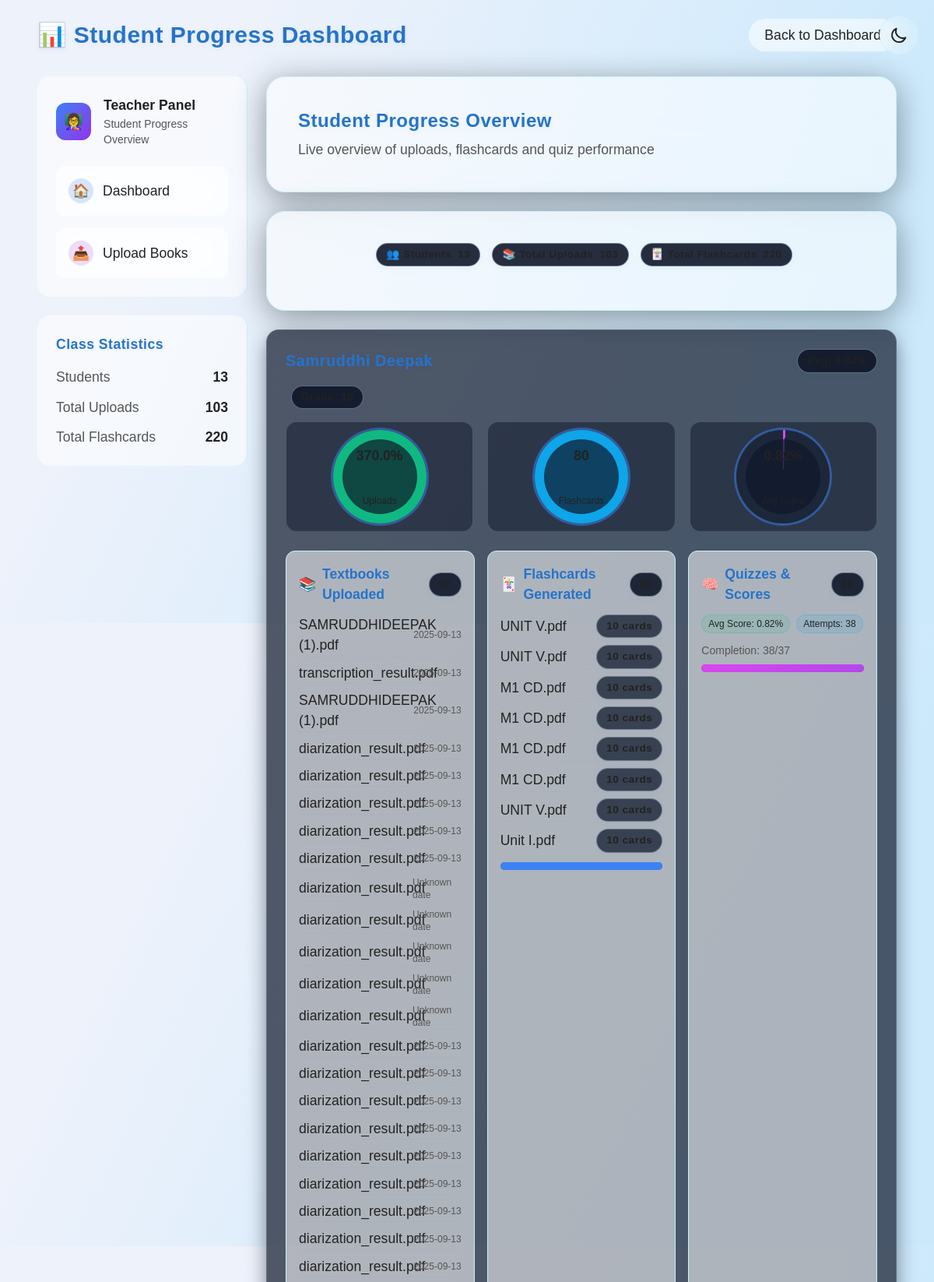
The page /student_progress (signed in, upper part) on the database its author committed.
### tables this page shows
CREATE TABLE uploads (
        id INTEGER PRIMARY KEY AUTOINCREMENT,
        student_id INTEGER,
        filename TEXT,
        uploaded_at TEXT,
        FOREIGN KEY(student_id) REFERENCES students(id)
    );

CREATE TABLE flashcards (
        id INTEGER PRIMARY KEY AUTOINCREMENT,
        student_id INTEGER,
        filename TEXT,
        num_flashcards INTEGER,
        created_at TEXT, data TEXT,
        FOREIGN KEY(student_id) REFERENCES students(id)
    );

### app.py (the view)
@app.route("/student_progress")
@login_required(role="teacher")
def student_progress():
    conn = get_db()
    cur = conn.cursor()
    filter_id = request.args.get("student_id")
    if filter_id:
        cur.execute("SELECT * FROM students WHERE id = ?", (filter_id,))
    else:
        cur.execute("SELECT * FROM students")
    students = cur.fetchall()
    progress_data = []
    for student in students:
        student_id = student["id"]
        cur.execute("SELECT * FROM uploads WHERE student_id = ?", (student_id,))
        uploads = cur.fetchall()
        total_uploads = len(uploads)
        cur.execute("SELECT * FROM flashcards WHERE student_id = ?", (student_id,))
        flashcards = cur.fetchall()
        total_flashcards = sum(f['num_flashcards'] for f in flashcards)
        cur.execute("SELECT * FROM quiz_attempts WHERE student_id = ?", (student_id,))
        quizzes = cur.fetchall()
        total_quizzes = len(quizzes)
        avg_score = round(sum(q['score'] for q in quizzes) / total_quizzes, 2) if total_quizzes else 0
        completion_rate = f"{total_quizzes}/{total_uploads}" if total_uploads else "0/0"
        num_audiobooks = len([u for u in uploads if u['filename'].endswith('.mp3')])
        progress_data.append({
            "student": student,
            "uploads": uploads,
            "total_uploads": total_uploads,
            "flashcards": flashcards,
            "total_flashcards": total_flashcards,
            "quizzes": quizzes,
            "total_quizzes": total_quizzes,
            "avg_score": avg_score,
            "completion_rate": completion_rate,
            "num_audiobooks": num_audiobooks
        })
    conn.close()
    return render_template("student_progress.html", progress_data=progress_data, filter_id=filter_id)

### templates/student_progress.html (shortened to what this page needs)
{% extends "base.html" %}
{% block body_class %}relative min-h-screen bg-[radial-gradient(ellipse_at_center,_var(--tw-gradient-stops))] from-gray-950 via-[#0a0d21] to-[#020410] text-white{% endblock %}
{% block content %}
    <div class="fixed-background">
    </div>
    <div class="max-w-6xl mx-auto p-4 md:p-6 relative z-10">
        <div class="flex justify-between items-center mb-8 fade-up">
            <h1 class="text-2xl md:text-3xl font-bold">📊 Student Progress Dashboard</h1>
            <a href="{{ url_for('teacher_dashboard') }}" class="bg-white/10 hover:bg-white/20 rounded-full px-5 py-2 transition-all">
                Back to Dashboard
            </a>
        </div>
        <div class="flex flex-col lg:flex-row gap-6">
            <div class="w-full lg:w-1/4 fade-up">
                <div class="bg-white/5 backdrop-blur-xl border-r border-white/10 rounded-2xl p-6 mb-6">
                    <div class="flex items-center gap-4 mb-6">
                        <div class="w-12 h-12 rounded-xl bg-gradient-to-br from-blue-500 to-purple-600 flex items-center justify-center">
                            <span class="text-xl">👩‍🏫</span>
                        </div>
                        <div>
                            <div class="font-bold">Teacher Panel</div>
                            <div class="text-gray-400 text-sm">Student Progress Overview</div>
                        </div>
                    </div>
                    <div class="space-y-4">
                        <a href="{{ url_for('teacher_dashboard') }}" class="block bg-white/10 backdrop-blur-xl rounded-xl p-4 hover:bg-white/20 transition-all duration-300 hover:scale-[1.02]">
                            <div class="flex items-center gap-3">
                                <div class="w-8 h-8 rounded-full bg-blue-500/20 flex items-center justify-center">
                                    <span>🏠</span>
                                </div>
                                <span>Dashboard</span>
                            </div>
                        </a>
                        <a href="{{ url_for('upload_books') }}" class="block bg-white/10 backdrop-blur-xl rounded-xl p-4 hover:bg-white/20 transition-all duration-300 hover:scale-[1.02]">
                            <div class="flex items-center gap-3">
                                <div class="w-8 h-8 rounded-full bg-purple-500/20 flex items-center justify-center">
                                    <span>📤</span>
                                </div>
                                <span>Upload Books</span>
                            </div>
                        </a>
                    </div>
                </div>
                <div class="bg-white/5 backdrop-blur-xl border-r border-white/10 rounded-2xl p-6">
                    <h3 class="font-bold mb-4">Class Statistics</h3>
                    <div class="space-y-3">
                        <div class="flex justify-between">
                            <span class="text-gray-300">Students</span>
                            <span class="font-bold">{{ progress_data|length }}</span>
                        </div>
                        <div class="flex justify-between">
                            <span class="text-gray-300">Total Uploads</span>
                            <span class="font-bold">{{ progress_data|sum(attribute='total_uploads') }}</span>
                        </div>
                        <div class="flex justify-between">
                            <span class="text-gray-300">Total Flashcards</span>
                            <span class="font-bold">{{ progress_data|sum(attribute='total_flashcards') }}</span>
                        </div>
                    </div>
                </div>
            </div>
            <div class="w-full lg:w-3/4">
                <div class="bg-white/10 backdrop-blur-2xl border border-white/10 shadow-[0_8px_40px_rgba(0,0,0,0.4)] rounded-3xl p-8 md:p-10 mb-6 fade-up-delay-1">
                    <h2 class="text-xl md:text-2xl font-bold mb-2">Student Progress Overview</h2>
                    <p class="text-gray-300">Live overview of uploads, flashcards and quiz performance</p>
                </div>
                <div class="bg-white/10 backdrop-blur-2xl border border-white/10 shadow-[0_8px_40px_rgba(0,0,0,0.4)] rounded-3xl p-8 md:p-10 mb-6 fade-up-delay-1">
                    <div class="flex flex-wrap gap-2 justify-center mb-4">
                        <div class="badge"><span>👥 Students</span><span class="ml-2 font-bold">{{ progress_data|length }}</span></div>
                        <div class="badge"><span>📚 Total Uploads</span><span class="ml-2 font-bold">{{ progress_data|sum(attribute='total_uploads') }}</span></div>
                        <div class="badge"><span>🃏 Total Flashcards</span><span class="ml-2 font-bold">{{ progress_data|sum(attribute='total_flashcards') }}</span></div>
                    </div>
                </div>
                <div class="space-y-6">
                    {% for p in progress_data %}
                    <div class="card rounded-2xl fade-up">
                        <div class="p-6">
                            <div class="flex justify-between items-center mb-4">
                                <h3 class="text-xl font-bold">{{ p.student.name }}</h3>
                                <div class="badge">Avg: {{ p.avg_score }}%</div>
                            </div>
                            <div class="flex items-center gap-2 mb-4">
                                <span class="badge">Grade: {{ p.student.grade or '-' }}</span>
                            </div>
                            <div class="ring-grid mb-6">
                                <div class="ring-card">
                                    <div class="ring" style="--p: {{ (p.total_uploads/10*100)|round(1) }}; --ring-color: #10b981;">
                                        <div class="label">{{ (p.total_uploads/10*100)|round(0) }}%</div>
                                        <div class="sub">Uploads</div>
                                    </div>
                                </div>
                                <div class="ring-card">
                                    <div class="ring" style="--p: {{ (p.total_flashcards/20*100)|round(1) }}; --ring-color: #0ea5e9;">
                                        <div class="label">{{ p.total_flashcards }}</div>
                                        <div class="sub">Flashcards</div>
                                    </div>
                                </div>
                                <div class="ring-card">
                                    <div class="ring" style="--p: {{ (p.avg_score)|round(1) }}; --ring-color: #d946ef;">
                                        <div class="label">{{ p.avg_score }}%</div>
                                        <div class="sub">Avg Score</div>
                                    </div>
                                </div>
                            </div>
                            <div class="grid grid-cols-1 md:grid-cols-3 gap-4">
                                <div class="bg-white/5 border border-white/10 rounded-xl p-4">
                                    <h4 class="section-title mb-3 flex items-center gap-2">
                                        <span>📚</span> Textbooks Uploaded
                                        <span class="badge">{{ p.total_uploads }}</span>
                                    </h4>
                                    <ul class="space-y-2 mb-3">
                                        {% for u in p.uploads %}
                                        <li class="list-group-item flex justify-between items-center">
                                            <span class="text-truncate" style="max-width:70%">{{ u.filename }}</span>
                                            <small class="text-gray-400 text-xs">
                                                {% if u.uploaded_at %}
                                                    {{ u.uploaded_at.split('T')[0] if 'T' in u.uploaded_at else u.uploaded_at[:10] }}
                                                {% else %}
                                                    Unknown date
                                                {% endif %}
                                            </small>
                                        </li>
                                        {% endfor %}
                                    </ul>
                                </div>
                                <div class="bg-white/5 border border-white/10 rounded-xl p-4">
                                    <h4 class="section-title mb-3 flex items-center gap-2">
                                        <span>🃏</span> Flashcards Generated
                                        <span class="badge">{{ p.total_flashcards }}</span>
                                    </h4>
                                    <ul class="space-y-2 mb-3">
                                        {% for f in p.flashcards %}
                                        <li class="list-group-item flex justify-between items-center">
                                            <span class="text-truncate" style="max-width:70%">{{ f.filename }}</span>
                                            <span class="badge bg-gray-700">{{ f.num_flashcards }} cards</span>
                                        </li>
                                        {% endfor %}
                                    </ul>
                                    <div class="progress" title="Flashcards">
                                        <div class="progress-bar bg-blue-500 width-style" role="progressbar" style="--width-value: {{ (p.total_flashcards/20)*100 }}%" aria-valuenow="{{ p.total_flashcards }}" aria-valuemin="0" aria-valuemax="20"></div>
                                    </div>
                                </div>
                                <div class="bg-white/5 border border-white/10 rounded-xl p-4">
                                    <h4 class="section-title mb-3 flex items-center gap-2">
                                        <span>🧠</span> Quizzes & Scores
                                        <span class="badge">{{ p.total_quizzes }}</span>
                                    </h4>
                                    <div class="flex items-center gap-2 mb-3">
                                        <span class="badge-soft">Avg Score: {{ p.avg_score }}%</span>
                                        <span class="badge-soft-info">Attempts: {{ p.total_quizzes }}</span>
                                    </div>
                                    <div class="text-gray-400 text-sm mb-2">Completion: {{ p.completion_rate }}</div>
                                    <div class="progress" title="Quizzes">
                                        <div class="progress-bar width-style" style="background: linear-gradient(90deg, #d946ef, #4f46e5); --width-value: {{ (p.total_quizzes/10)*100 }}%"></div>
                                    </div>
                                </div>
                            </div>
                        </div>
                    </div>
                    {% endfor %}
                </div>
            </div>
        </div>
    </div>
{% endblock %}

### rows shown on the page
uploads: filename "SAMRUDDHIDEEPAK (1).pdf", uploaded_at "2025-09-13"
uploads: filename "transcription_result.pdf", uploaded_at "2025-09-13"
uploads: filename "SAMRUDDHIDEEPAK (1).pdf", uploaded_at "2025-09-13"
uploads: filename "diarization_result.pdf", uploaded_at "2025-09-13"
uploads: filename "diarization_result.pdf", uploaded_at "2025-09-13"
uploads: filename "diarization_result.pdf", uploaded_at "2025-09-13"
uploads: filename "diarization_result.pdf", uploaded_at "2025-09-13"
uploads: filename "diarization_result.pdf", uploaded_at "2025-09-13"
uploads: filename "diarization_result.pdf", shows "Unknown date"
uploads: filename "diarization_result.pdf", shows "Unknown date"
uploads: filename "diarization_result.pdf", shows "Unknown date"
uploads: filename "diarization_result.pdf", shows "Unknown date"
uploads: filename "diarization_result.pdf", shows "Unknown date"
uploads: filename "diarization_result.pdf", uploaded_at "2025-09-13"
uploads: filename "diarization_result.pdf", uploaded_at "2025-09-13"
uploads: filename "diarization_result.pdf", uploaded_at "2025-09-13"
uploads: filename "diarization_result.pdf", uploaded_at "2025-09-13"
uploads: filename "diarization_result.pdf", uploaded_at "2025-09-13"
uploads: filename "diarization_result.pdf", uploaded_at "2025-09-13"
uploads: filename "diarization_result.pdf", uploaded_at "2025-09-13"
uploads: filename "diarization_result.pdf", uploaded_at "2025-09-13"
uploads: filename "diarization_result.pdf", uploaded_at "2025-09-13"
flashcards: filename "UNIT V.pdf", num_flashcards "10"
flashcards: filename "UNIT V.pdf", num_flashcards "10"
flashcards: filename "M1 CD.pdf", num_flashcards "10"
flashcards: filename "M1 CD.pdf", num_flashcards "10"
flashcards: filename "M1 CD.pdf", num_flashcards "10"
flashcards: filename "M1 CD.pdf", num_flashcards "10"
flashcards: filename "UNIT V.pdf", num_flashcards "10"
flashcards: filename "Unit I.pdf", num_flashcards "10"

### other values the page prints
{{ progress_data|length }} "13"
{{ progress_data|sum(attribute='total_uploads') }} "103"
{{ progress_data|sum(attribute='total_flashcards') }} "220"
{{ (p.total_uploads/10*100)|round(0) }} "370.0"
{{ p.total_flashcards }} "80"
{{ p.avg_score }} "0.82"
{{ p.total_quizzes }} "38"
{{ p.completion_rate }} "38/37"
